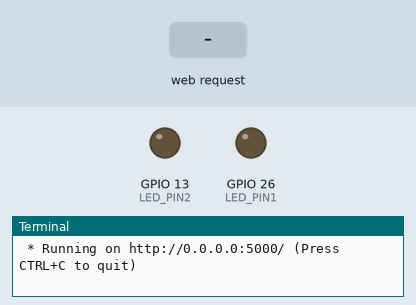
The program below on a simulated Raspberry Pi (BCM pin numbers). Parts: output pins drawn as LEDs (lit = HIGH), the last lines printed to the terminal. The test bench sets the inputs (shaded band). The clock reads 2024-03-15 10:24:30 at power-on unless the program sets it.

Above: at 1.2 s.
1.3 s: HTTP request for /led/red/on received
At 1.8 s:
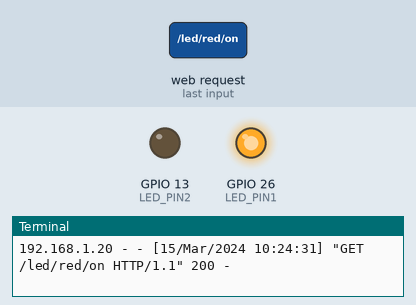
2.8 s: HTTP request for /led/blue/on received
At 4.0 s:
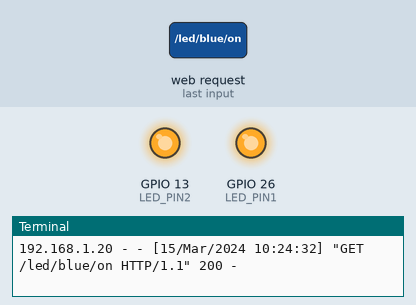
4.3 s: HTTP request for /led/red/off received
At 5.3 s:
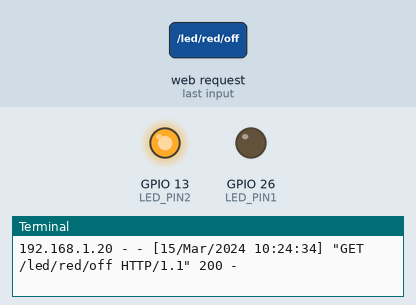
Timing chart, 0 to 7.3 s (numbered marks = the images above; inputs shaded):
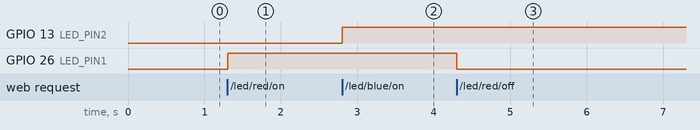

Measured:
- after the input at 1.3 s, GPIO 26 (LED_PIN1): LOW → HIGH at once
- after the input at 2.8 s, GPIO 13 (LED_PIN2): LOW → HIGH at once
- after the input at 4.3 s, GPIO 26 (LED_PIN1): HIGH → LOW at once

The program:

flask_led_task.py
```python
from flask import Flask
import RPi.GPIO as GPIO

LED_PIN1 = 26
LED_PIN2 = 13
#Flask 객체 생성
#__name__은 파일명
app = Flask(__name__)
GPIO.setmode(GPIO.BCM)
GPIO.setup(LED_PIN1, GPIO.OUT)
GPIO.setup(LED_PIN2, GPIO.OUT)

#라우팅을 위한 뷰 함수
@app.route("/")
def hello_world():
    return '''
    <h1>Hello, Flask</h1>
    <a href = "/led/red/on"><h1>RED LED ON</h1></a>
    <a href = "/led/red/off"><h1>RED LED OFF</h1></a>
    <a href = "/led/blue/on"><h1>BLUE LED ON</h1></a>
    <a href = "/led/blue/off"><h1>BLUE LED OFF</h1></a>
    '''
@app.route("/led/<op1>/<op2>")
def led_op(op1,op2):
    if op1 == "red":
        if op2 == "on":
            GPIO.output(LED_PIN1, GPIO.HIGH)
            return '''
            <h1>RED LED ON</h1>
            <a href="/"><h1>Go Home</h1></a>
            '''
        elif op2 == "off":
            GPIO.output(LED_PIN1, GPIO.LOW)
            return '''
            <h1>RED LED OFF</h1>
            <a href="/"><h1>Go Home</h1></a>
            '''
    elif op1 =="blue":
        if op2 == "on":
            GPIO.output(LED_PIN2, GPIO.HIGH)
            return '''
            <h1>BLUE LED ON</h1>
            <a href="/"><h1>Go Home</h1></a>
            '''
        elif op2 == "off":
            GPIO.output(LED_PIN2, GPIO.LOW)
            return '''
            <h1>BLUE LED OFF</h1>
            <a href="/"><h1>Go Home</h1></a>
            '''


#터미널에서 직접 실행시킨 경우
if __name__ == "__main__":
    try:
        app.run(host="0.0.0.0")
    finally:
        GPIO.cleanup()
```
